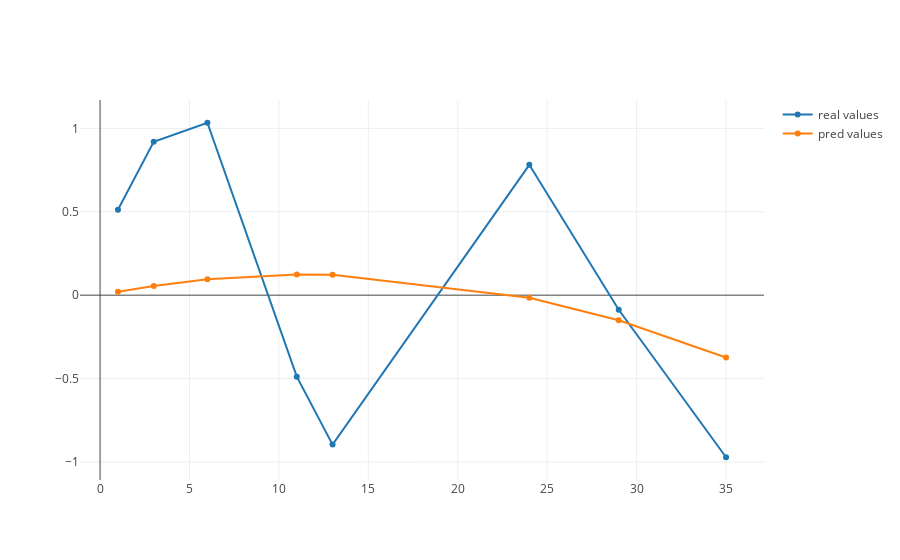
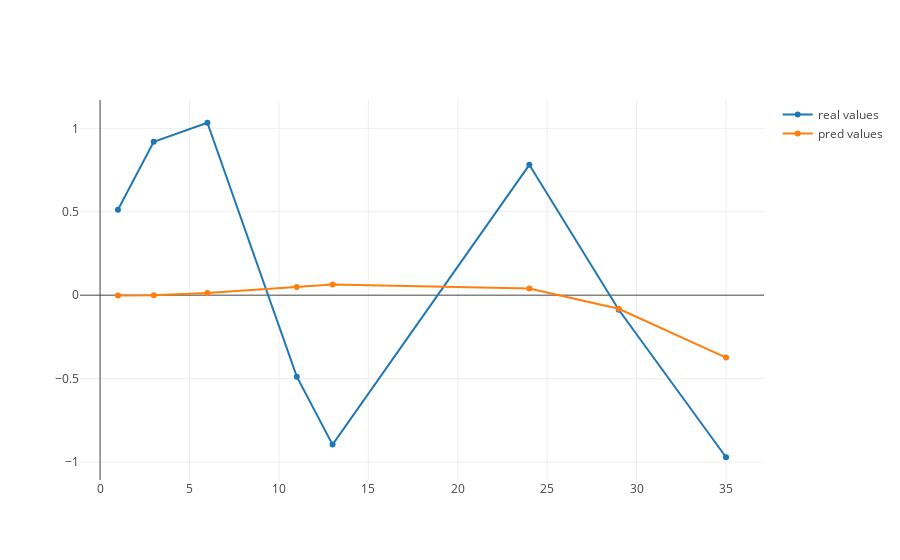
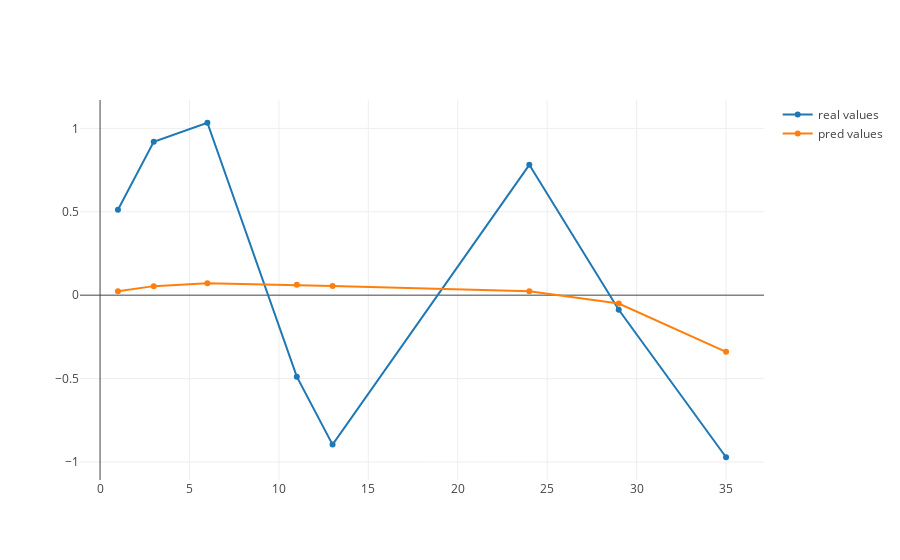
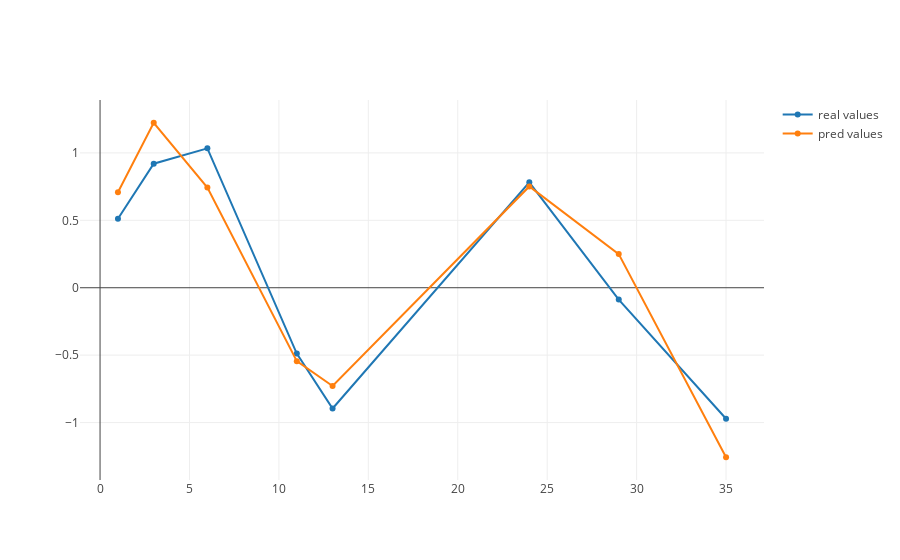

The cell these charts' notebook holds for them, in order:
### Code cell
noisysine_simple_df = noisysine_df.copy()

for i in range(2, 6):
    noisysine_simple_df['x' + str(i)] = noisysine_simple_df['x'] ** i
    noisysine_simple_train_df = noisysine_simple_df.loc[noisysine_train.index]
    noisysine_simple_test_df = noisysine_simple_df.loc[noisysine_test.index]
    
    real_y = noisysine_simple_test_df.sort_values(by=['x'])['y']
    pred_y = predict_simple_regression(
                simple_regression(noisysine_simple_train_df.drop(columns=['y']), noisysine_simple_train_df['y']),
                noisysine_simple_test_df.drop(columns=['y']).sort_values(by=['x']))
    
    print("Degree =", i, ", r2 = ", sklearn.metrics.r2_score(real_y, pred_y))
    
    plotly.offline.iplot([
        go.Scatter(
            y = real_y,
            x = noisysine_simple_test_df.sort_values(by=['x'])['x'],
            mode = 'markers+lines',
            name = 'real values'
        ),
        go.Scatter(
            y = pred_y,
            x = sorted(noisysine_simple_test_df['x']),
            mode = 'markers+lines',
            name = 'pred values'
        ),
        ], filename='real_values.html')

### Figure 1 — Plotly figure (JSON) as saved in the notebook; plotly's stock layout.template omitted (floating-point values rounded to 4 significant figures)
{"data": [{"mode": "markers+lines", "name": "real values", "type": "scatter", "uid": "a4aa042c-5d97-450d-8786-d300dd6a7966", "x": [1, 3, 6, 11, 13, 24, 29, 35], "y": [0.5118, 0.9198, 1.034, -0.4884, -0.8958, 0.7815, -0.08762, -0.9716]}, {"mode": "markers+lines", "name": "pred values", "type": "scatter", "uid": "09db3e86-c726-452e-b65b-2b2818d59c93", "x": [1, 3, 6, 11, 13, 24, 29, 35], "y": [0.02037, 0.05563, 0.09483, 0.1236, 0.1224, -0.01512, -0.1507, -0.3736]}], "layout": {}}

### Figure 2 — Plotly figure (JSON) as saved in the notebook; plotly's stock layout.template omitted (floating-point values rounded to 4 significant figures)
{"data": [{"mode": "markers+lines", "name": "real values", "type": "scatter", "uid": "8c15b943-ccca-49c8-829d-7ec711b8480e", "x": [1, 3, 6, 11, 13, 24, 29, 35], "y": [0.5118, 0.9198, 1.034, -0.4884, -0.8958, 0.7815, -0.08762, -0.9716]}, {"mode": "markers+lines", "name": "pred values", "type": "scatter", "uid": "2ff67d5e-3a92-452c-9910-9218ecf7c943", "x": [1, 3, 6, 11, 13, 24, 29, 35], "y": [-0.002088, -0.0005119, 0.01282, 0.04916, 0.06333, 0.04015, -0.08149, -0.3741]}], "layout": {}}

### Figure 3 — Plotly figure (JSON) as saved in the notebook; plotly's stock layout.template omitted (floating-point values rounded to 4 significant figures)
{"data": [{"mode": "markers+lines", "name": "real values", "type": "scatter", "uid": "7cda904a-23b1-43c1-81f9-502b70bbb169", "x": [1, 3, 6, 11, 13, 24, 29, 35], "y": [0.5118, 0.9198, 1.034, -0.4884, -0.8958, 0.7815, -0.08762, -0.9716]}, {"mode": "markers+lines", "name": "pred values", "type": "scatter", "uid": "b559bd80-6dfd-4cb2-8cd9-acf3cbe8a109", "x": [1, 3, 6, 11, 13, 24, 29, 35], "y": [0.02348, 0.05419, 0.07118, 0.06214, 0.05519, 0.02325, -0.0503, -0.3398]}], "layout": {}}

### Figure 4 — Plotly figure (JSON) as saved in the notebook; plotly's stock layout.template omitted (floating-point values rounded to 4 significant figures)
{"data": [{"mode": "markers+lines", "name": "real values", "type": "scatter", "uid": "4470bc55-faab-443b-aac7-a195dd1ce21e", "x": [1, 3, 6, 11, 13, 24, 29, 35], "y": [0.5118, 0.9198, 1.034, -0.4884, -0.8958, 0.7815, -0.08762, -0.9716]}, {"mode": "markers+lines", "name": "pred values", "type": "scatter", "uid": "c2672ec7-d85e-450d-9e3e-5d8343ee72bf", "x": [1, 3, 6, 11, 13, 24, 29, 35], "y": [0.7082, 1.224, 0.7428, -0.5448, -0.7288, 0.7513, 0.2495, -1.257]}], "layout": {}}
